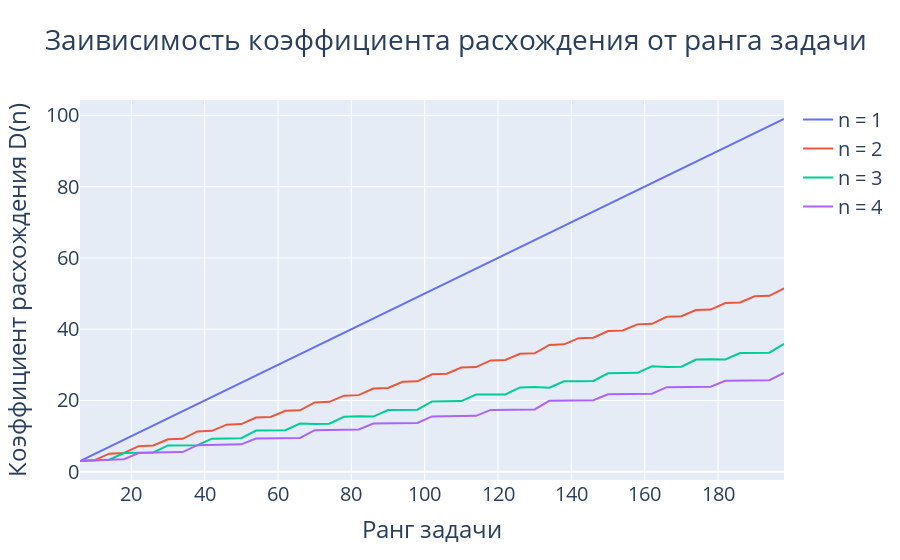

Notebook code for this chart:
### Markdown cell above
## Divergence on rank

### Code cell
fig = go.Figure()
for n in range(1, 5):
    x = []
    y = []
    ranks = []
    for i in range(1, 50):
        matrix = MatrixPU(config={'p': 1, 'q': 1, 'm': i, 'PROCS_ELEMS': n})
        report = matrix.report
        x.append(report['rank'])
        y.append(report['divergence_coeff'])
    fig.add_trace(
        go.Scatter(x=x, y=y,
                   text=[f'r = {x}, D(r) = {y}' for x, y in zip(x, y)],
                   name=f'n = {n}'
        )
    )
fig.update_layout(title='Заивисимость коэффициента расхождения от ранга задачи',
                  font=dict(size=20),
                  xaxis_title='Ранг задачи',
                  yaxis_title='Коэффициент расхождения D(n)')
fig.show()
